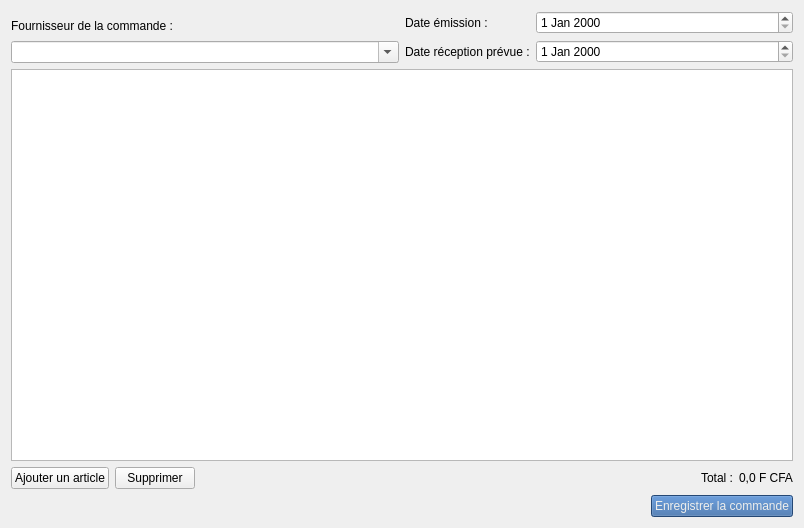
<?xml version="1.0" encoding="UTF-8"?>
<ui version="4.0">
 <class>CommandFormWidget</class>
 <widget class="QWidget" name="CommandFormWidget">
  <property name="geometry">
   <rect>
    <x>0</x>
    <y>0</y>
    <width>804</width>
    <height>528</height>
   </rect>
  </property>
  <property name="windowTitle">
   <string>Nouvelle commande</string>
  </property>
  <layout class="QVBoxLayout" name="verticalLayout_2">
   <item>
    <layout class="QVBoxLayout" name="verticalLayout">
     <item>
      <layout class="QHBoxLayout" name="horizontalLayout">
       <item>
        <layout class="QVBoxLayout" name="verticalLayout_3">
         <property name="spacing">
          <number>0</number>
         </property>
         <property name="sizeConstraint">
          <enum>QLayout::SetNoConstraint</enum>
         </property>
         <item>
          <widget class="QLabel" name="label">
           <property name="text">
            <string>Fournisseur de la commande :</string>
           </property>
          </widget>
         </item>
         <item>
          <widget class="QComboBox" name="comboBoxProvider">
           <property name="editable">
            <bool>true</bool>
           </property>
          </widget>
         </item>
        </layout>
       </item>
       <item>
        <layout class="QFormLayout" name="formLayout">
         <item row="0" column="0">
          <widget class="QLabel" name="label_2">
           <property name="text">
            <string>Date émission :</string>
           </property>
          </widget>
         </item>
         <item row="1" column="0">
          <widget class="QLabel" name="label_3">
           <property name="text">
            <string>Date réception prévue :</string>
           </property>
          </widget>
         </item>
         <item row="0" column="1">
          <widget class="QDateEdit" name="dateEditEmission"/>
         </item>
         <item row="1" column="1">
          <widget class="QDateEdit" name="dateEditReception"/>
         </item>
        </layout>
       </item>
      </layout>
     </item>
     <item>
      <widget class="QTableView" name="tableView"/>
     </item>
     <item>
      <layout class="QHBoxLayout" name="horizontalLayout_2">
       <item>
        <widget class="QPushButton" name="pushButtonAddArticle">
         <property name="text">
          <string>Ajouter un article</string>
         </property>
        </widget>
       </item>
       <item>
        <widget class="QPushButton" name="pushButtonDeleteArticle">
         <property name="text">
          <string>Supprimer</string>
         </property>
        </widget>
       </item>
       <item>
        <spacer name="horizontalSpacer">
         <property name="orientation">
          <enum>Qt::Horizontal</enum>
         </property>
         <property name="sizeHint" stdset="0">
          <size>
           <width>40</width>
           <height>20</height>
          </size>
         </property>
        </spacer>
       </item>
       <item>
        <widget class="QLabel" name="label_4">
         <property name="text">
          <string>Total :</string>
         </property>
        </widget>
       </item>
       <item>
        <widget class="QLabel" name="labelTotalCost">
         <property name="text">
          <string>0,0 F CFA</string>
         </property>
        </widget>
       </item>
      </layout>
     </item>
    </layout>
   </item>
   <item>
    <layout class="QHBoxLayout" name="horizontalLayout_3">
     <item>
      <spacer name="horizontalSpacer_2">
       <property name="orientation">
        <enum>Qt::Horizontal</enum>
       </property>
       <property name="sizeHint" stdset="0">
        <size>
         <width>40</width>
         <height>20</height>
        </size>
       </property>
      </spacer>
     </item>
     <item>
      <widget class="QPushButton" name="pushButtonAddCommand">
       <property name="styleSheet">
        <string notr="true">background-color: rgb(52, 101, 164);
color: rgb(238, 238, 236)</string>
       </property>
       <property name="text">
        <string>Enregistrer la commande</string>
       </property>
      </widget>
     </item>
    </layout>
   </item>
  </layout>
 </widget>
 <resources/>
 <connections/>
</ui>
